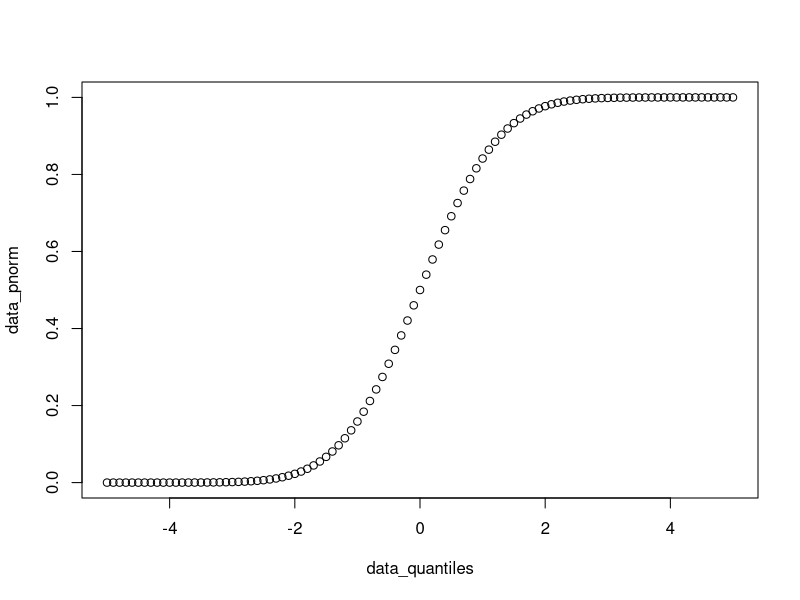
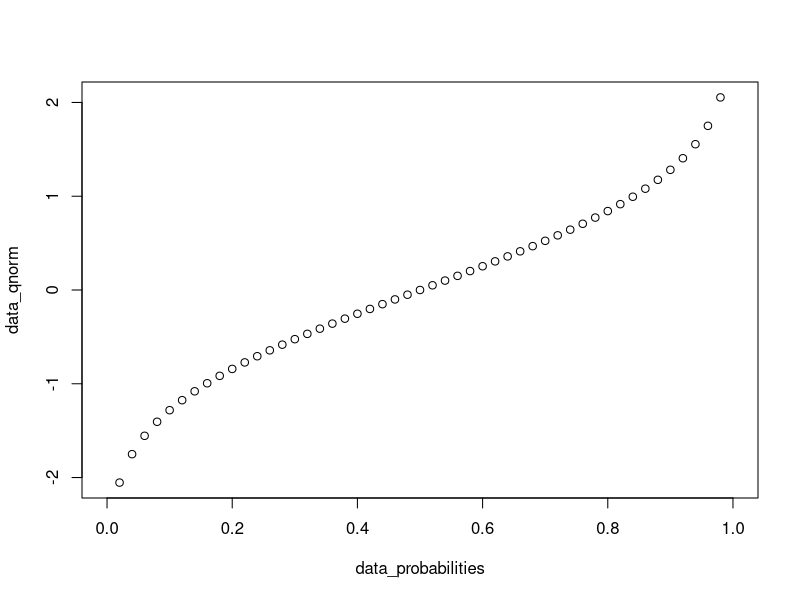
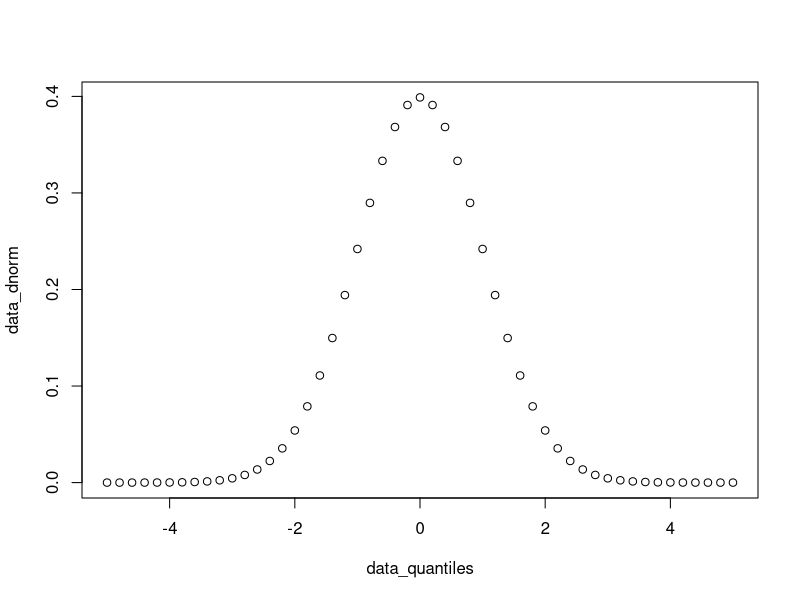
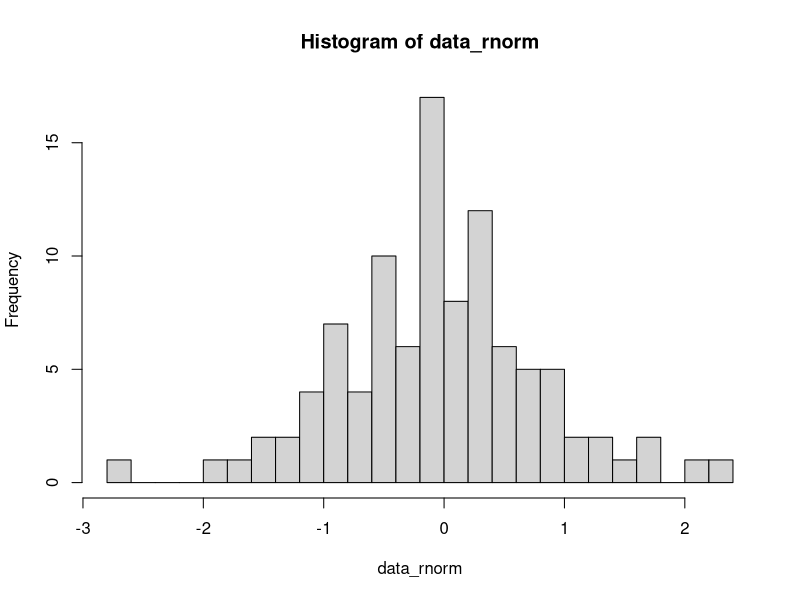
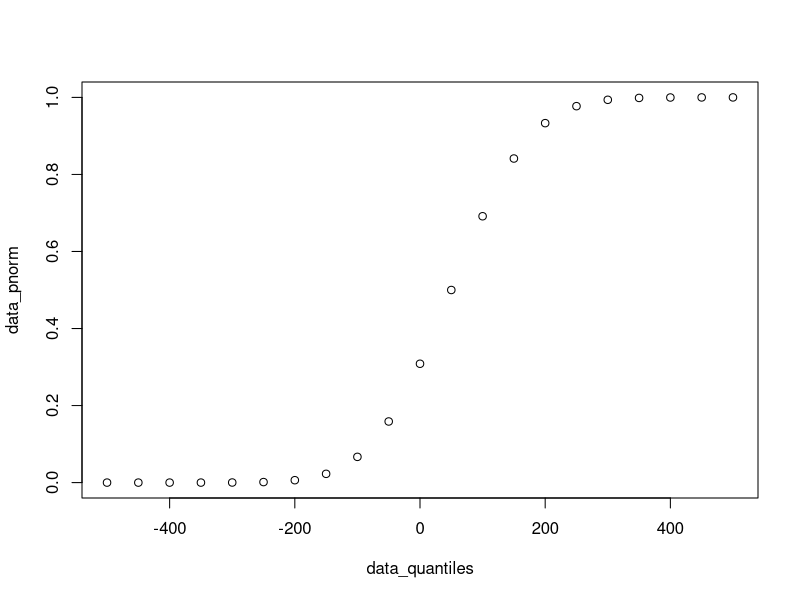
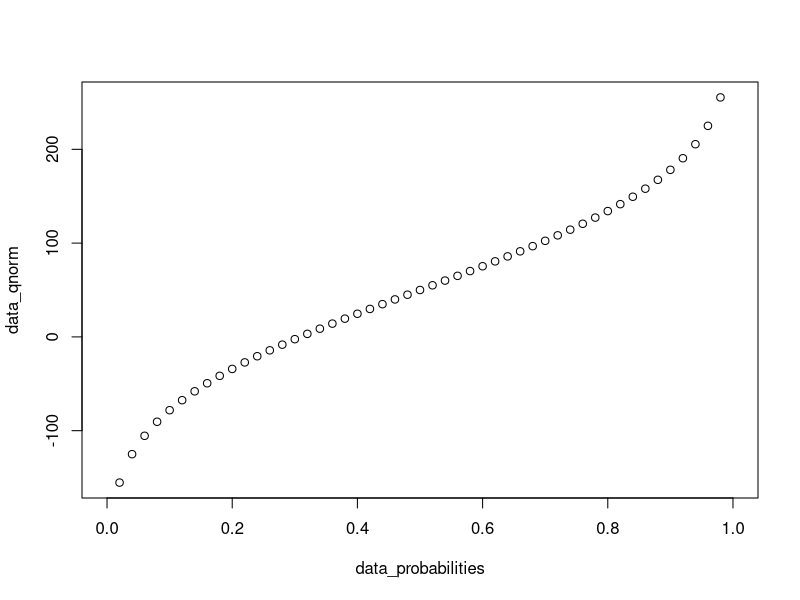
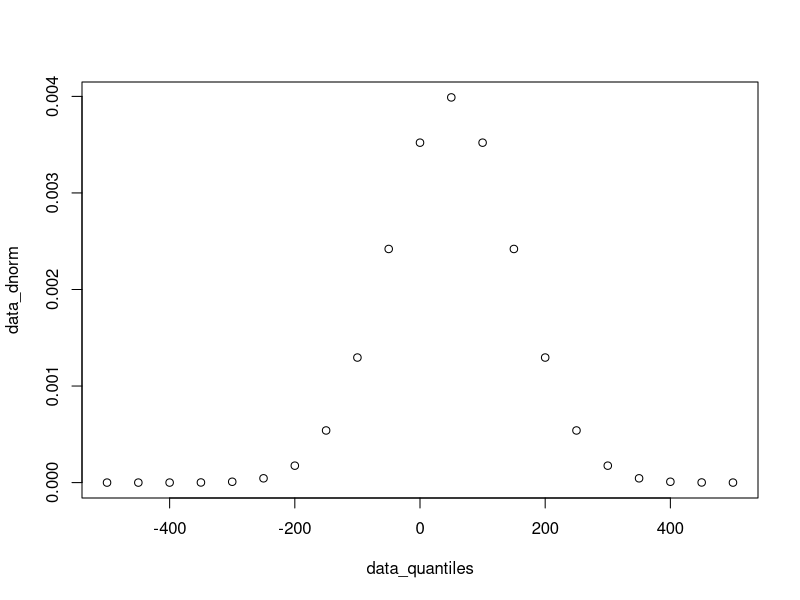
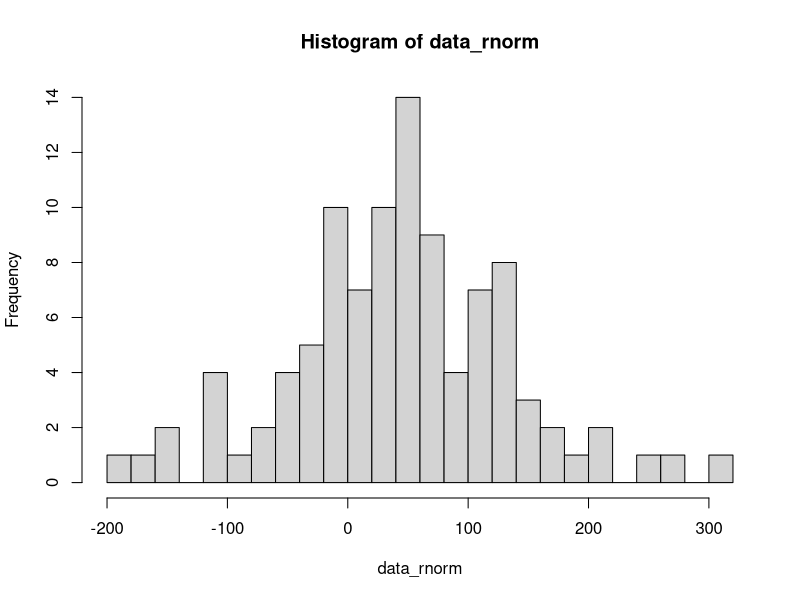

Source code (R) for these figures, in order: (Note: this script raises an error after producing the figures.)
## ---- chunk 1
knitr::opts_chunk$set(echo = TRUE)
## ---- chunk 2
data_quantiles <- seq(-5, 5, 0.1)
head(data_quantiles)
## ---- chunk 3
data_pnorm <- pnorm(q = data_quantiles) 
head(data_pnorm)
## ---- chunk 4
plot(data_quantiles, data_pnorm)
## ---- chunk 5
data_probabilities <- seq(from = 0, to = 1, by = 0.02)
head(data_probabilities)
## ---- chunk 6
data_qnorm <- qnorm(p = data_probabilities) 
head(data_qnorm)
## ---- chunk 7
plot(data_probabilities, data_qnorm)
## ---- chunk 8
data_quantiles <- seq(-5, 5, 0.2)
head(data_quantiles)
## ---- chunk 9
data_dnorm <- dnorm(x = data_quantiles) 
head(data_dnorm)
## ---- chunk 10
plot(data_quantiles, data_dnorm)
## ---- chunk 11
data_rnorm <- rnorm(n = 100)
head(data_rnorm)
## ---- chunk 12
hist(data_rnorm, breaks = 20)
## ---- chunk 13
data_quantiles <- seq(-500, 500, 50)
head(data_quantiles)
## ---- chunk 14
data_pnorm <- pnorm(q = data_quantiles, mean = 50, sd = 100)
head(data_pnorm)
## ---- chunk 15
plot(data_quantiles, data_pnorm)
## ---- chunk 16
data_probabilities <- seq(from = 0, to = 1, by = 0.02)
head(data_probabilities)
## ---- chunk 17
data_qnorm <- qnorm(p = data_probabilities, mean = 50, sd = 100) 
head(data_qnorm)
## ---- chunk 18
plot(data_probabilities, data_qnorm)
## ---- chunk 19
data_quantiles <- seq(-500, 500, 50)
head(data_quantiles)
## ---- chunk 20
data_dnorm <- dnorm(x = data_quantiles, mean = 50, sd = 100) 
head(data_dnorm)
## ---- chunk 21
plot(data_quantiles, data_dnorm)
## ---- chunk 22
data_rnorm <- rnorm(n = 100, mean = 50, sd = 100)
head(data_rnorm)
## ---- chunk 23
hist(data_rnorm, breaks = 20)
## ---- chunk 24
data_quantiles <- seq(0, 50, 1)
head(data_quantiles)
## ---- chunk 25
data_pbinom <- pbinom(q = data_quantiles, size = 50, prob = 0.1)
head(data_pbinom)
## ---- chunk 26
plot(data_quantiles, data_pbinom)
## ---- chunk 27
data_probabilities <- seq(from = 0, to = 1, by = 0.02)
head(data_probabilities)
## ---- chunk 28
data_qbinom <- qbinom(p = data_probabilities, size = 50, prob = 0.1)
head(data_qbinom)
## ---- chunk 29
plot(data_probabilities, data_qbinom)
## ---- chunk 30
data_quantiles <- seq(0, 50, 1)
head(data_quantiles)
## ---- chunk 31
data_dbinom <- dbinom(x = data_quantiles, size = 50, prob = 0.1)
head(data_dbinom)
## ---- chunk 32
plot(data_quantiles, data_dbinom)
## ---- chunk 33
data_rbinom <- rbinom(n = 100, size = 50, prob = 0.1)
head(data_rbinom)
## ---- chunk 34
hist(data_rbinom, breaks = 20)
## ---- chunk 35
data_rnorm <- rnorm(n = 1000, mean = 50, sd = 100)
quantile(data_rnorm, probs = seq(0, 1, 0.1))
## ---- chunk 36
plot(
  seq(0, 1, 0.1),
  quantile(data_rnorm, probs = seq(0, 1, 0.1))
)
## ---- chunk 37
set.seed(1)
x <- rnorm(n = 1000, mean = 0, sd = 1)
y <- rnorm(n = 2000, mean = 1, sd = 1)
## ---- chunk 38
par(mfrow = c(2, 1))
hist(x, breaks = 30)
hist(y, breaks = 30)
par(mfrow = c(1, 1 ))
## ---- chunk 39
t.test(x, y)
## ---- chunk 40
t.test(y, x)
## ---- chunk 41
set.seed(1)
n_sample <- 10
x <- runif(n = n_sample, min = 10, max = 20)
y <- x + 2 + rnorm(n = n_sample, mean = 0, sd = 1)
## ---- chunk 42
mean(y - x)
## ---- chunk 43
t.test(x, y, paired = TRUE)
## ---- chunk 44
set.seed(1)
x <- runif(n = 10, min = 1, max = 11)
y <- runif(n = 5, min = 3, max = 13)
## ---- chunk 45
wilcox.test(x, y)
## ---- chunk 46
wilcox.test(x, y, alternative = "less")
## ---- chunk 47
set.seed(1)
n_sample <- 1000
x1 <- rnorm(n = n_sample, mean = 10, sd = 2)
x2 <- x1 + 5 + rnorm(n = n_sample, mean = 0, sd = 1)
x3 <- x2 + 0 + rnorm(n = n_sample, mean = 0, sd = 0.5)
data_aov <- data.frame(
  value = c(x1, x2, x3),
  group = c(
    rep("x1", length(x1)),
    rep("x2", length(x2)),
    rep("x3", length(x3))
  )
)
head(data_aov)
## ---- chunk 48
aov_result <- aov(value ~ group, data_aov)
aov_result
## ---- chunk 49
summary(aov_result)
## ---- chunk 50
data_fisher <- matrix(
  data = c(12, 4, 3, 23),
  nrow = 2, ncol = 2,
  dimnames = list(
    c("DE", "Not DE"),
    c("In pathway", "Not in pathway")
  )
)
data_fisher
## ---- chunk 51
fisher.test(data_fisher)
## ---- chunk 52
data_p_values <- runif(1E3, min = 0, max = 1)
data_p_adjusted <- p.adjust(data_p_values, method = "BH")
head(sort(data_p_adjusted))
## ---- chunk 53
par(mfrow = c(2, 1))
hist(data_p_values, xlim = c(0, 1), breaks = seq(0, 1, 0.05))
hist(data_p_adjusted, xlim = c(0, 1), breaks = seq(0, 1, 0.05))
par(mfrow = c(1, 1))
## ---- chunk 54
data("iris")
## ---- chunk 55
iris_features <- iris[, c("Sepal.Length", "Sepal.Width", "Petal.Length", "Petal.Width")]
head(iris_features)
## ---- chunk 56
pca_iris <- prcomp(iris_features, center = TRUE, scale. = TRUE)
pca_iris
## ---- chunk 57
str(pca_iris)
## ---- chunk 58
pca_iris$rotation
## ---- chunk 59
plot(pca_iris$x[, "PC1"], pca_iris$x[, "PC2"])
## ---- chunk 60
plot(pca_iris$x[, "PC1"], pca_iris$x[, "PC2"], col = iris$Species)
## ---- chunk 61
explained_variance_ratio <- pca_iris$sdev ^ 2 / sum(pca_iris$sdev ^ 2)
explained_variance_ratio
## ---- chunk 62
barplot(explained_variance_ratio)
## ---- chunk 63
variance_dataframe <- data.frame(
  PC = seq_along(explained_variance_ratio),
  variance_ratio = explained_variance_ratio
)
head(variance_dataframe)
## ---- chunk 64
ggplot(variance_dataframe, aes(PC, variance_ratio)) +
  geom_col() +
  ylim(0, 1) +
  cowplot::theme_cowplot()
